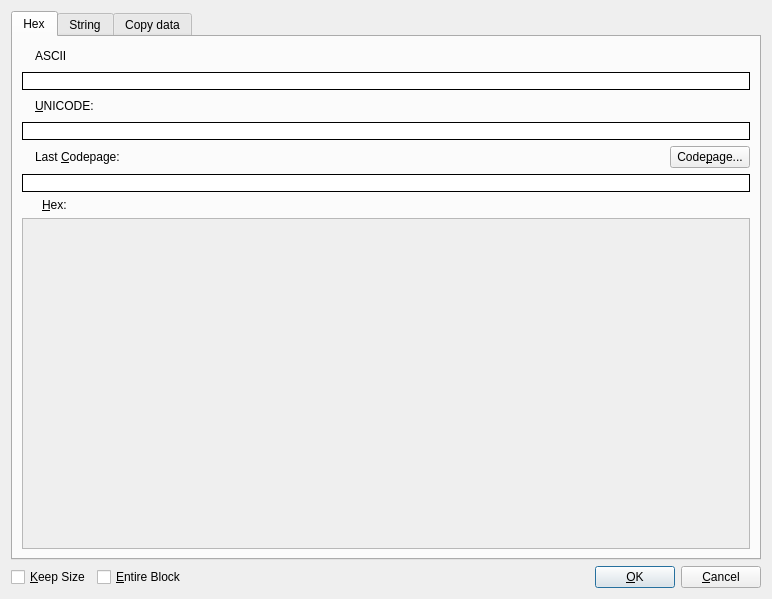
<?xml version="1.0" encoding="UTF-8"?>
<ui version="4.0">
 <class>HexEditDialog</class>
 <widget class="QDialog" name="HexEditDialog">
  <property name="geometry">
   <rect>
    <x>0</x>
    <y>0</y>
    <width>772</width>
    <height>599</height>
   </rect>
  </property>
  <property name="windowTitle">
   <string>HexEdit</string>
  </property>
  <property name="windowIcon">
   <iconset theme="document-binary" resource="../../resource.qrc">
    <normaloff>:/Default/icons/document-binary.png</normaloff>:/Default/icons/document-binary.png</iconset>
  </property>
  <layout class="QVBoxLayout" name="verticalLayout_4">
   <item>
    <widget class="QTabWidget" name="tabModeSelect">
     <property name="focusPolicy">
      <enum>Qt::NoFocus</enum>
     </property>
     <property name="currentIndex">
      <number>0</number>
     </property>
     <widget class="QWidget" name="tabHexEdit">
      <property name="sizePolicy">
       <sizepolicy hsizetype="Maximum" vsizetype="Maximum">
        <horstretch>0</horstretch>
        <verstretch>0</verstretch>
       </sizepolicy>
      </property>
      <attribute name="title">
       <string>Hex</string>
      </attribute>
      <layout class="QVBoxLayout" name="verticalLayout_5">
       <item>
        <layout class="QVBoxLayout" name="verticalLayout">
         <item>
          <layout class="QHBoxLayout" name="horizontalLayout_6">
           <item>
            <widget class="QLabel" name="labelWarningCodepageASCII">
             <property name="sizePolicy">
              <sizepolicy hsizetype="Minimum" vsizetype="Preferred">
               <horstretch>0</horstretch>
               <verstretch>0</verstretch>
              </sizepolicy>
             </property>
             <property name="toolTip">
              <string>Warning: Data cannot be represented in selected codepage.</string>
             </property>
             <property name="text">
              <string/>
             </property>
             <property name="pixmap">
              <pixmap resource="../../resource.qrc">:/Default/icons/fatal-error.png</pixmap>
             </property>
            </widget>
           </item>
           <item>
            <widget class="QLabel" name="labelAscii">
             <property name="text">
              <string>ASCII</string>
             </property>
             <property name="buddy">
              <cstring>lineEditAscii</cstring>
             </property>
            </widget>
           </item>
           <item>
            <spacer name="horizontalSpacer_5">
             <property name="orientation">
              <enum>Qt::Horizontal</enum>
             </property>
             <property name="sizeHint" stdset="0">
              <size>
               <width>40</width>
               <height>20</height>
              </size>
             </property>
            </spacer>
           </item>
          </layout>
         </item>
         <item>
          <widget class="HexLineEdit" name="lineEditAscii">
           <property name="focusPolicy">
            <enum>Qt::StrongFocus</enum>
           </property>
           <property name="styleSheet">
            <string notr="true">QLineEdit {border-style: outset; border-width: 1px; border-color: black}</string>
           </property>
           <property name="inputMask">
            <string/>
           </property>
           <property name="maxLength">
            <number>32767</number>
           </property>
           <property name="frame">
            <bool>false</bool>
           </property>
          </widget>
         </item>
         <item>
          <layout class="QHBoxLayout" name="horizontalLayout_7">
           <item>
            <widget class="QLabel" name="labelWarningCodepageUTF">
             <property name="toolTip">
              <string>Warning: Data cannot be represented in selected codepage.</string>
             </property>
             <property name="text">
              <string/>
             </property>
             <property name="pixmap">
              <pixmap resource="../../resource.qrc">:/Default/icons/fatal-error.png</pixmap>
             </property>
            </widget>
           </item>
           <item>
            <widget class="QLabel" name="labelUnicode">
             <property name="text">
              <string>&amp;UNICODE:</string>
             </property>
             <property name="buddy">
              <cstring>lineEditUnicode</cstring>
             </property>
            </widget>
           </item>
           <item>
            <spacer name="horizontalSpacer_6">
             <property name="orientation">
              <enum>Qt::Horizontal</enum>
             </property>
             <property name="sizeHint" stdset="0">
              <size>
               <width>40</width>
               <height>20</height>
              </size>
             </property>
            </spacer>
           </item>
          </layout>
         </item>
         <item>
          <widget class="HexLineEdit" name="lineEditUnicode">
           <property name="styleSheet">
            <string notr="true">QLineEdit {border-style: outset; border-width: 1px; border-color: black}</string>
           </property>
           <property name="inputMask">
            <string/>
           </property>
           <property name="maxLength">
            <number>32767</number>
           </property>
           <property name="frame">
            <bool>false</bool>
           </property>
          </widget>
         </item>
         <item>
          <layout class="QHBoxLayout" name="horizontalLayout_2">
           <item>
            <widget class="QLabel" name="labelWarningCodepage">
             <property name="toolTip">
              <string>Warning: Data cannot be represented in selected codepage.</string>
             </property>
             <property name="text">
              <string/>
             </property>
             <property name="pixmap">
              <pixmap>:/Default/icons/fatal-error.png</pixmap>
             </property>
            </widget>
           </item>
           <item>
            <widget class="QLabel" name="labelLastCodepage">
             <property name="text">
              <string>Last &amp;Codepage:</string>
             </property>
             <property name="buddy">
              <cstring>lineEditCodepage</cstring>
             </property>
            </widget>
           </item>
           <item>
            <spacer name="horizontalSpacer_2">
             <property name="orientation">
              <enum>Qt::Horizontal</enum>
             </property>
             <property name="sizeHint" stdset="0">
              <size>
               <width>40</width>
               <height>20</height>
              </size>
             </property>
            </spacer>
           </item>
           <item>
            <widget class="QPushButton" name="btnCodepage">
             <property name="sizePolicy">
              <sizepolicy hsizetype="Minimum" vsizetype="Fixed">
               <horstretch>0</horstretch>
               <verstretch>0</verstretch>
              </sizepolicy>
             </property>
             <property name="maximumSize">
              <size>
               <width>16777215</width>
               <height>16777215</height>
              </size>
             </property>
             <property name="focusPolicy">
              <enum>Qt::NoFocus</enum>
             </property>
             <property name="text">
              <string>Code&amp;page...</string>
             </property>
            </widget>
           </item>
          </layout>
         </item>
         <item>
          <widget class="HexLineEdit" name="lineEditCodepage">
           <property name="styleSheet">
            <string notr="true">QLineEdit {border-style: outset; border-width: 1px; border-color: black}</string>
           </property>
          </widget>
         </item>
         <item>
          <widget class="QLabel" name="labelHex">
           <property name="text">
            <string>&amp;Hex:</string>
           </property>
           <property name="margin">
            <number>0</number>
           </property>
           <property name="indent">
            <number>20</number>
           </property>
           <property name="buddy">
            <cstring>scrollArea</cstring>
           </property>
          </widget>
         </item>
         <item>
          <widget class="QScrollArea" name="scrollArea">
           <property name="focusPolicy">
            <enum>Qt::StrongFocus</enum>
           </property>
           <property name="widgetResizable">
            <bool>true</bool>
           </property>
           <property name="alignment">
            <set>Qt::AlignCenter</set>
           </property>
           <widget class="QWidget" name="scrollAreaWidgetContents">
            <property name="geometry">
             <rect>
              <x>0</x>
              <y>0</y>
              <width>726</width>
              <height>324</height>
             </rect>
            </property>
           </widget>
          </widget>
         </item>
        </layout>
       </item>
      </layout>
     </widget>
     <widget class="QWidget" name="tabStringEditor">
      <attribute name="title">
       <string>String</string>
      </attribute>
      <layout class="QVBoxLayout" name="verticalLayout_6">
       <item>
        <layout class="QVBoxLayout" name="verticalLayout_3">
         <item>
          <layout class="QHBoxLayout" name="horizontalLayout_3">
           <item>
            <widget class="QLabel" name="labelWarningCodepageString">
             <property name="toolTip">
              <string>Warning: Data cannot be represented in selected codepage.</string>
             </property>
             <property name="text">
              <string/>
             </property>
             <property name="pixmap">
              <pixmap resource="../../resource.qrc">:/Default/icons/fatal-error.png</pixmap>
             </property>
            </widget>
           </item>
           <item>
            <widget class="QLabel" name="labelLastCodepage2">
             <property name="text">
              <string>Last &amp;Codepage:</string>
             </property>
             <property name="buddy">
              <cstring>stringEditor</cstring>
             </property>
            </widget>
           </item>
           <item>
            <spacer name="horizontalSpacer_3">
             <property name="orientation">
              <enum>Qt::Horizontal</enum>
             </property>
             <property name="sizeHint" stdset="0">
              <size>
               <width>40</width>
               <height>20</height>
              </size>
             </property>
            </spacer>
           </item>
           <item>
            <widget class="QPushButton" name="btnCodePage2">
             <property name="focusPolicy">
              <enum>Qt::NoFocus</enum>
             </property>
             <property name="text">
              <string>Code&amp;page...</string>
             </property>
            </widget>
           </item>
           <item>
            <widget class="QCheckBox" name="chkCRLF">
             <property name="focusPolicy">
              <enum>Qt::NoFocus</enum>
             </property>
             <property name="toolTip">
              <string>Convert to Windows style line ending.</string>
             </property>
             <property name="text">
              <string>CR LF</string>
             </property>
             <property name="checked">
              <bool>true</bool>
             </property>
            </widget>
           </item>
          </layout>
         </item>
         <item>
          <widget class="QPlainTextEdit" name="stringEditor"/>
         </item>
        </layout>
       </item>
      </layout>
     </widget>
     <widget class="QWidget" name="tabCopyData">
      <attribute name="title">
       <string>Copy data</string>
      </attribute>
      <layout class="QVBoxLayout" name="verticalLayout_7">
       <item>
        <layout class="QVBoxLayout" name="verticalLayout_2">
         <item>
          <widget class="QSplitter" name="splitter">
           <property name="sizePolicy">
            <sizepolicy hsizetype="Expanding" vsizetype="Expanding">
             <horstretch>0</horstretch>
             <verstretch>0</verstretch>
            </sizepolicy>
           </property>
           <property name="orientation">
            <enum>Qt::Horizontal</enum>
           </property>
           <property name="handleWidth">
            <number>1</number>
           </property>
           <property name="childrenCollapsible">
            <bool>false</bool>
           </property>
           <widget class="QListWidget" name="listType">
            <property name="sizePolicy">
             <sizepolicy hsizetype="Expanding" vsizetype="Expanding">
              <horstretch>20</horstretch>
              <verstretch>0</verstretch>
             </sizepolicy>
            </property>
           </widget>
           <widget class="QPlainTextEdit" name="editCode">
            <property name="sizePolicy">
             <sizepolicy hsizetype="Expanding" vsizetype="Expanding">
              <horstretch>80</horstretch>
              <verstretch>0</verstretch>
             </sizepolicy>
            </property>
           </widget>
          </widget>
         </item>
         <item>
          <layout class="QHBoxLayout" name="horizontalLayout_5">
           <item>
            <widget class="QPushButton" name="buttonCopy">
             <property name="focusPolicy">
              <enum>Qt::NoFocus</enum>
             </property>
             <property name="text">
              <string>Copy</string>
             </property>
            </widget>
           </item>
           <item>
            <spacer name="horizontalSpacer_4">
             <property name="orientation">
              <enum>Qt::Horizontal</enum>
             </property>
             <property name="sizeHint" stdset="0">
              <size>
               <width>40</width>
               <height>20</height>
              </size>
             </property>
            </spacer>
           </item>
           <item>
            <widget class="QLabel" name="label">
             <property name="text">
              <string>Items per line:</string>
             </property>
             <property name="buddy">
              <cstring>spinBox</cstring>
             </property>
            </widget>
           </item>
           <item>
            <widget class="QSpinBox" name="spinBox">
             <property name="focusPolicy">
              <enum>Qt::NoFocus</enum>
             </property>
             <property name="minimum">
              <number>1</number>
             </property>
             <property name="maximum">
              <number>256</number>
             </property>
            </widget>
           </item>
          </layout>
         </item>
        </layout>
       </item>
      </layout>
     </widget>
    </widget>
   </item>
   <item>
    <layout class="QHBoxLayout" name="horizontalLayout">
     <item>
      <widget class="QCheckBox" name="chkKeepSize">
       <property name="focusPolicy">
        <enum>Qt::NoFocus</enum>
       </property>
       <property name="text">
        <string>&amp;Keep Size</string>
       </property>
      </widget>
     </item>
     <item>
      <widget class="QCheckBox" name="chkEntireBlock">
       <property name="focusPolicy">
        <enum>Qt::NoFocus</enum>
       </property>
       <property name="text">
        <string>&amp;Entire Block</string>
       </property>
      </widget>
     </item>
     <item>
      <spacer name="horizontalSpacer">
       <property name="orientation">
        <enum>Qt::Horizontal</enum>
       </property>
       <property name="sizeHint" stdset="0">
        <size>
         <width>40</width>
         <height>20</height>
        </size>
       </property>
      </spacer>
     </item>
     <item>
      <widget class="QPushButton" name="btnOk">
       <property name="focusPolicy">
        <enum>Qt::NoFocus</enum>
       </property>
       <property name="text">
        <string>&amp;OK</string>
       </property>
       <property name="default">
        <bool>true</bool>
       </property>
      </widget>
     </item>
     <item>
      <widget class="QPushButton" name="btnCancel">
       <property name="focusPolicy">
        <enum>Qt::NoFocus</enum>
       </property>
       <property name="text">
        <string>&amp;Cancel</string>
       </property>
      </widget>
     </item>
    </layout>
   </item>
  </layout>
 </widget>
 <customwidgets>
  <customwidget>
   <class>HexLineEdit</class>
   <extends>QLineEdit</extends>
   <header>HexLineEdit.h</header>
  </customwidget>
 </customwidgets>
 <tabstops>
  <tabstop>lineEditAscii</tabstop>
  <tabstop>lineEditUnicode</tabstop>
  <tabstop>lineEditCodepage</tabstop>
  <tabstop>scrollArea</tabstop>
  <tabstop>listType</tabstop>
  <tabstop>editCode</tabstop>
  <tabstop>stringEditor</tabstop>
 </tabstops>
 <resources>
  <include location="../../resource.qrc"/>
 </resources>
 <connections>
  <connection>
   <sender>btnCancel</sender>
   <signal>clicked()</signal>
   <receiver>HexEditDialog</receiver>
   <slot>reject()</slot>
   <hints>
    <hint type="sourcelabel">
     <x>335</x>
     <y>253</y>
    </hint>
    <hint type="destinationlabel">
     <x>331</x>
     <y>251</y>
    </hint>
   </hints>
  </connection>
  <connection>
   <sender>btnOk</sender>
   <signal>clicked()</signal>
   <receiver>HexEditDialog</receiver>
   <slot>accept()</slot>
   <hints>
    <hint type="sourcelabel">
     <x>252</x>
     <y>251</y>
    </hint>
    <hint type="destinationlabel">
     <x>238</x>
     <y>251</y>
    </hint>
   </hints>
  </connection>
 </connections>
</ui>
